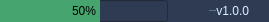
            <widget class="QFrame" name="bottomBar">
             <property name="minimumSize">
              <size>
               <width>0</width>
               <height>22</height>
              </size>
             </property>
             <property name="maximumSize">
              <size>
               <width>16777215</width>
               <height>22</height>
              </size>
             </property>
             <property name="styleSheet">
              <string notr="true">background-color:#2f3b52; color: rgb(220, 242, 255)</string>
             </property>
             <property name="frameShape">
              <enum>QFrame::NoFrame</enum>
             </property>
             <property name="frameShadow">
              <enum>QFrame::Raised</enum>
             </property>
             <layout class="QHBoxLayout" name="horizontalLayout_5">
              <property name="spacing">
               <number>0</number>
              </property>
              <property name="leftMargin">
               <number>0</number>
              </property>
              <property name="topMargin">
               <number>0</number>
              </property>
              <property name="rightMargin">
               <number>0</number>
              </property>
              <property name="bottomMargin">
               <number>0</number>
              </property>
              <item>
               <widget class="QProgressBar" name="progressBar">
                <property name="styleSheet">
                 <string notr="true">QProgressBar::chunk {background-color:#46a46e;width: 20px;}
QProgressBar{
color:black
}</string>
                </property>
                <property name="value">
                 <number>50</number>
                </property>
                <property name="alignment">
                 <set>Qt::AlignCenter</set>
                </property>
                <property name="textVisible">
                 <bool>true</bool>
                </property>
               </widget>
              </item>
              <item>
               <spacer name="horizontalSpacer_2">
                <property name="orientation">
                 <enum>Qt::Horizontal</enum>
                </property>
                <property name="sizeHint" stdset="0">
                 <size>
                  <width>40</width>
                  <height>20</height>
                 </size>
                </property>
               </spacer>
              </item>
              <item alignment="Qt::AlignRight">
               <widget class="QLabel" name="creditsLabel">
                <property name="maximumSize">
                 <size>
                  <width>16777215</width>
                  <height>16</height>
                 </size>
                </property>
                <property name="font">
                 <font>
                  <pointsize>-1</pointsize>
                  <italic>false</italic>
                  <bold>false</bold>
                 </font>
                </property>
                <property name="text">
                 <string>[Data To Show]</string>
                </property>
                <property name="alignment">
                 <set>Qt::AlignRight|Qt::AlignTrailing|Qt::AlignVCenter</set>
                </property>
               </widget>
              </item>
              <item>
               <widget class="QLabel" name="version">
                <property name="text">
                 <string>v1.0.0</string>
                </property>
                <property name="alignment">
                 <set>Qt::AlignRight|Qt::AlignTrailing|Qt::AlignVCenter</set>
                </property>
               </widget>
              </item>
              <item>
               <widget class="QFrame" name="frame_size_grip">
                <property name="minimumSize">
                 <size>
                  <width>20</width>
                  <height>0</height>
                 </size>
                </property>
                <property name="maximumSize">
                 <size>
                  <width>20</width>
                  <height>16777215</height>
                 </size>
                </property>
                <property name="frameShape">
                 <enum>QFrame::NoFrame</enum>
                </property>
                <property name="frameShadow">
                 <enum>QFrame::Raised</enum>
                </property>
               </widget>
              </item>
             </layout>
            </widget>
